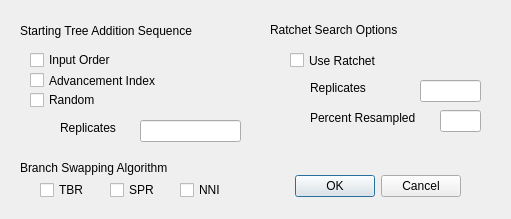
<?xml version="1.0" encoding="UTF-8"?>
<ui version="4.0">
 <class>heuristicSearchDialog</class>
 <widget class="QDialog" name="heuristicSearchDialog">
  <property name="geometry">
   <rect>
    <x>0</x>
    <y>0</y>
    <width>511</width>
    <height>219</height>
   </rect>
  </property>
  <property name="windowTitle">
   <string>Heuristic Search Options</string>
  </property>
  <widget class="QDialogButtonBox" name="buttonBox">
   <property name="geometry">
    <rect>
     <x>290</x>
     <y>170</y>
     <width>171</width>
     <height>32</height>
    </rect>
   </property>
   <property name="orientation">
    <enum>Qt::Horizontal</enum>
   </property>
   <property name="standardButtons">
    <set>QDialogButtonBox::Cancel|QDialogButtonBox::Ok</set>
   </property>
  </widget>
  <widget class="QCheckBox" name="checkBox">
   <property name="geometry">
    <rect>
     <x>30</x>
     <y>50</y>
     <width>111</width>
     <height>20</height>
    </rect>
   </property>
   <property name="text">
    <string>Input Order</string>
   </property>
  </widget>
  <widget class="QCheckBox" name="checkBox_2">
   <property name="geometry">
    <rect>
     <x>30</x>
     <y>70</y>
     <width>151</width>
     <height>21</height>
    </rect>
   </property>
   <property name="text">
    <string>Advancement Index</string>
   </property>
  </widget>
  <widget class="QCheckBox" name="checkBox_3">
   <property name="geometry">
    <rect>
     <x>30</x>
     <y>90</y>
     <width>87</width>
     <height>20</height>
    </rect>
   </property>
   <property name="text">
    <string>Random</string>
   </property>
  </widget>
  <widget class="QLabel" name="StartingTreeAddSeq">
   <property name="geometry">
    <rect>
     <x>20</x>
     <y>20</y>
     <width>221</width>
     <height>21</height>
    </rect>
   </property>
   <property name="text">
    <string>Starting Tree Addition Sequence</string>
   </property>
  </widget>
  <widget class="QLineEdit" name="lineEdit">
   <property name="geometry">
    <rect>
     <x>140</x>
     <y>120</y>
     <width>101</width>
     <height>22</height>
    </rect>
   </property>
  </widget>
  <widget class="QLabel" name="RASReplicates">
   <property name="geometry">
    <rect>
     <x>60</x>
     <y>120</y>
     <width>62</width>
     <height>16</height>
    </rect>
   </property>
   <property name="text">
    <string>Replicates</string>
   </property>
  </widget>
  <widget class="QLabel" name="label">
   <property name="geometry">
    <rect>
     <x>270</x>
     <y>20</y>
     <width>161</width>
     <height>20</height>
    </rect>
   </property>
   <property name="text">
    <string>Ratchet Search Options</string>
   </property>
  </widget>
  <widget class="QCheckBox" name="checkBox_4">
   <property name="geometry">
    <rect>
     <x>290</x>
     <y>50</y>
     <width>151</width>
     <height>21</height>
    </rect>
   </property>
   <property name="text">
    <string>Use Ratchet</string>
   </property>
  </widget>
  <widget class="QLineEdit" name="lineEdit_2">
   <property name="geometry">
    <rect>
     <x>420</x>
     <y>80</y>
     <width>61</width>
     <height>22</height>
    </rect>
   </property>
  </widget>
  <widget class="QLabel" name="RatchReplicates">
   <property name="geometry">
    <rect>
     <x>310</x>
     <y>80</y>
     <width>62</width>
     <height>16</height>
    </rect>
   </property>
   <property name="text">
    <string>Replicates</string>
   </property>
  </widget>
  <widget class="QLabel" name="label_3">
   <property name="geometry">
    <rect>
     <x>310</x>
     <y>110</y>
     <width>131</width>
     <height>16</height>
    </rect>
   </property>
   <property name="text">
    <string>Percent Resampled</string>
   </property>
  </widget>
  <widget class="QLineEdit" name="lineEdit_3">
   <property name="geometry">
    <rect>
     <x>440</x>
     <y>110</y>
     <width>41</width>
     <height>22</height>
    </rect>
   </property>
  </widget>
  <widget class="QLabel" name="label_4">
   <property name="geometry">
    <rect>
     <x>20</x>
     <y>160</y>
     <width>251</width>
     <height>16</height>
    </rect>
   </property>
   <property name="text">
    <string>Branch Swapping Algorithm</string>
   </property>
  </widget>
  <widget class="QCheckBox" name="checkBox_5">
   <property name="geometry">
    <rect>
     <x>40</x>
     <y>180</y>
     <width>61</width>
     <height>20</height>
    </rect>
   </property>
   <property name="text">
    <string>TBR</string>
   </property>
  </widget>
  <widget class="QCheckBox" name="checkBox_6">
   <property name="geometry">
    <rect>
     <x>110</x>
     <y>180</y>
     <width>87</width>
     <height>20</height>
    </rect>
   </property>
   <property name="text">
    <string>SPR</string>
   </property>
  </widget>
  <widget class="QCheckBox" name="checkBox_7">
   <property name="geometry">
    <rect>
     <x>180</x>
     <y>180</y>
     <width>87</width>
     <height>20</height>
    </rect>
   </property>
   <property name="text">
    <string>NNI</string>
   </property>
  </widget>
 </widget>
 <resources/>
 <connections>
  <connection>
   <sender>buttonBox</sender>
   <signal>accepted()</signal>
   <receiver>heuristicSearchDialog</receiver>
   <slot>accept()</slot>
   <hints>
    <hint type="sourcelabel">
     <x>290</x>
     <y>201</y>
    </hint>
    <hint type="destinationlabel">
     <x>157</x>
     <y>218</y>
    </hint>
   </hints>
  </connection>
  <connection>
   <sender>buttonBox</sender>
   <signal>rejected()</signal>
   <receiver>heuristicSearchDialog</receiver>
   <slot>reject()</slot>
   <hints>
    <hint type="sourcelabel">
     <x>296</x>
     <y>201</y>
    </hint>
    <hint type="destinationlabel">
     <x>286</x>
     <y>218</y>
    </hint>
   </hints>
  </connection>
 </connections>
</ui>
